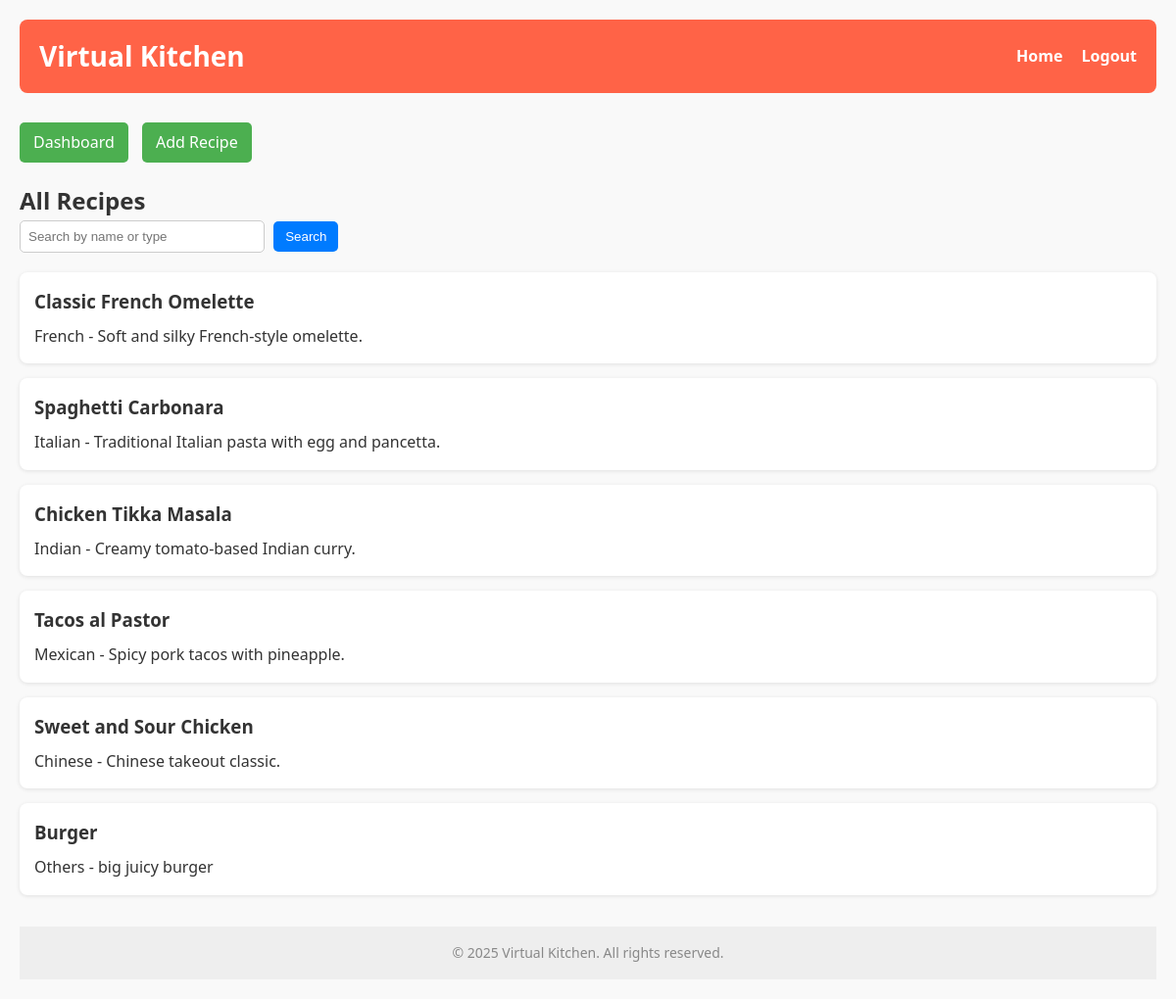
The page / on the database its author committed.
### tables this page shows
CREATE TABLE `recipes` (
  `rid` int(11) NOT NULL,
  `name` varchar(50) NOT NULL,
  `description` varchar(300) DEFAULT NULL,
  `type` enum('French','Italian','Chinese','Indian','Mexican','Others') NOT NULL,
  `Cookingtime` int(4) DEFAULT NULL,
  `ingredients` varchar(1000) DEFAULT NULL,
  `instructions` varchar(1000) DEFAULT NULL,
  `image` varchar(200) DEFAULT NULL,
  `uid` int(11) UNSIGNED NOT NULL
);

### index.php (the view)
<?php include 'includes/db.php'; ?>
<link rel="stylesheet" href="/vkitchen/css/index_style.css">
<header>
        <h1>Virtual Kitchen</h1>
        <nav>
            <a href="/vkitchen/index.php">Home</a>
            <a href="/vkitchen/logout.php">Logout</a>
        </nav>
</header>
<a href="/vkitchen/dashboard.php">Dashboard</a>
<a href="/vkitchen/add_recipe.php">Add Recipe</a>
<h2>All Recipes</h2>
<form method="GET" action="">
    <input type="text" name="search" placeholder="Search by name or type">
    <button type="submit">Search</button>
</form>
<?php
$search = $_GET['search'] ?? '';
$query = "SELECT * FROM recipes
          INNER JOIN users ON recipes.uid = users.uid
          WHERE name LIKE :search OR type LIKE :search";
$stmt = $pdo->prepare($query);
$stmt->execute(['search' => "%$search%"]);
$recipes = $stmt->fetchAll();
foreach ($recipes as $recipe): ?>
    <div>
        <h3><a href="recipe.php?rid=<?= $recipe['rid'] ?>"><?= htmlspecialchars($recipe['name']) ?></a></h3>
        <p><?= htmlspecialchars($recipe['type']) ?> - <?= htmlspecialchars($recipe['description']) ?></p>
    </div>
<?php endforeach; ?>
<?php include 'includes/footer.php'; ?>

### includes/footer.php (shortened to what this page needs)
    <footer style="background-color:#eee; padding:1rem; text-align:center; margin-top:2rem;">
        <p>&copy; <?= date("Y") ?> Virtual Kitchen. All rights reserved.</p>
    </footer>
</body>
</html>

### css/index_style.css (style rules this page uses)
* { margin: 0; padding: 0; box-sizing: border-box; }
header { background-color: #ff6347; padding: 15px 20px; color: white; display: flex; justify-content: space-between; align-items: center; border-radius: 8px; margin-bottom: 20px; }
header h1 { font-size: 28px; }
header nav a { margin-left: 15px; text-decoration: none; color: white; font-weight: bold; }
a[href*="dashboard"], a[href*="add_recipe"] { display: inline-block; margin: 10px 10px 20px 0; text-decoration: none; background-color: #4caf50; color: white; padding: 8px 14px; border-radius: 5px; transition: background 0.2s ease; }
form { margin-bottom: 20px; }
input[type="text"] { padding: 8px; width: 250px; border: 1px solid #ccc; border-radius: 5px; }
button[type="submit"] { padding: 8px 12px; background-color: #007bff; color: white; border: none; border-radius: 5px; margin-left: 5px; cursor: pointer; }
div { background-color: white; padding: 15px; margin-bottom: 15px; border-radius: 8px; box-shadow: 0 1px 4px rgba(0,0,0,0.1); }
div h3 { margin-bottom: 8px; }
div h3 a { text-decoration: none; color: #333; }
footer { text-align: center; margin-top: 30px; font-size: 14px; color: #888; }

### rows shown on the page
recipes: name "Classic French Omelette", type "French", description "Soft and silky French-style omelette."
recipes: name "Spaghetti Carbonara", type "Italian", description "Traditional Italian pasta with egg and pancetta."
recipes: name "Chicken Tikka Masala", type "Indian", description "Creamy tomato-based Indian curry."
recipes: name "Tacos al Pastor", type "Mexican", description "Spicy pork tacos with pineapple."
recipes: name "Sweet and Sour Chicken", type "Chinese", description "Chinese takeout classic."
recipes: name "Burger", type "Others", description "big juicy burger"
